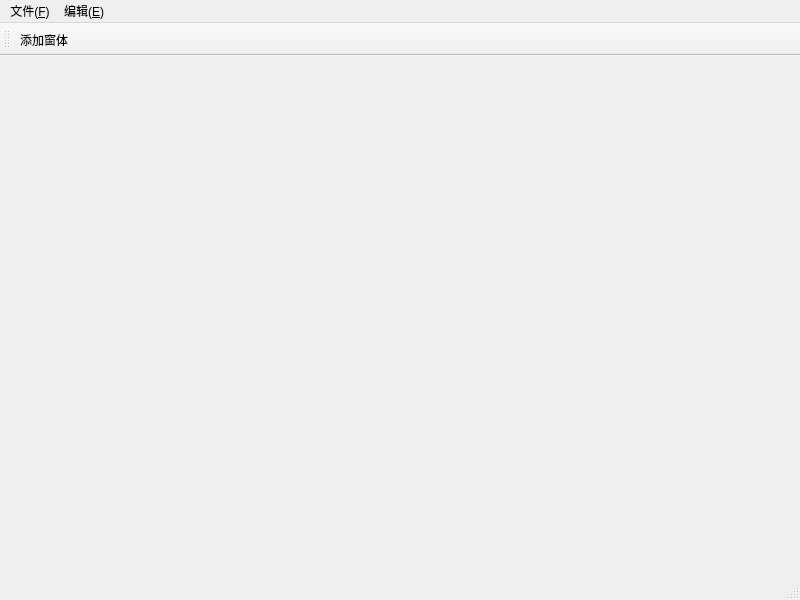
<?xml version="1.0" encoding="UTF-8"?>
<ui version="4.0">
 <class>MainWindow</class>
 <widget class="QMainWindow" name="MainWindow">
  <property name="geometry">
   <rect>
    <x>0</x>
    <y>0</y>
    <width>800</width>
    <height>600</height>
   </rect>
  </property>
  <property name="windowTitle">
   <string>MainWindow</string>
  </property>
  <widget class="QWidget" name="centralwidget">
   <widget class="QWidget" name="gridLayoutWidget">
    <property name="geometry">
     <rect>
      <x>0</x>
      <y>0</y>
      <width>801</width>
      <height>391</height>
     </rect>
    </property>
    <layout class="QGridLayout" name="gridLayout"/>
   </widget>
  </widget>
  <widget class="QMenuBar" name="menubar">
   <property name="geometry">
    <rect>
     <x>0</x>
     <y>0</y>
     <width>800</width>
     <height>23</height>
    </rect>
   </property>
   <widget class="QMenu" name="menu_F">
    <property name="title">
     <string>文件(&amp;F)</string>
    </property>
    <addaction name="fileOpenAction"/>
   </widget>
   <widget class="QMenu" name="menu_E">
    <property name="title">
     <string>编辑(&amp;E)</string>
    </property>
   </widget>
   <addaction name="menu_F"/>
   <addaction name="menu_E"/>
  </widget>
  <widget class="QStatusBar" name="statusbar"/>
  <widget class="QToolBar" name="toolBar">
   <property name="windowTitle">
    <string>toolBar</string>
   </property>
   <attribute name="toolBarArea">
    <enum>TopToolBarArea</enum>
   </attribute>
   <attribute name="toolBarBreak">
    <bool>true</bool>
   </attribute>
   <addaction name="addWinAction"/>
  </widget>
  <action name="fileOpenAction">
   <property name="text">
    <string>打开</string>
   </property>
   <property name="toolTip">
    <string>打开</string>
   </property>
   <property name="shortcut">
    <string>Alt+O</string>
   </property>
  </action>
  <action name="addWinAction">
   <property name="text">
    <string>添加窗体</string>
   </property>
   <property name="toolTip">
    <string>添加窗体</string>
   </property>
  </action>
 </widget>
 <resources/>
 <connections/>
</ui>
